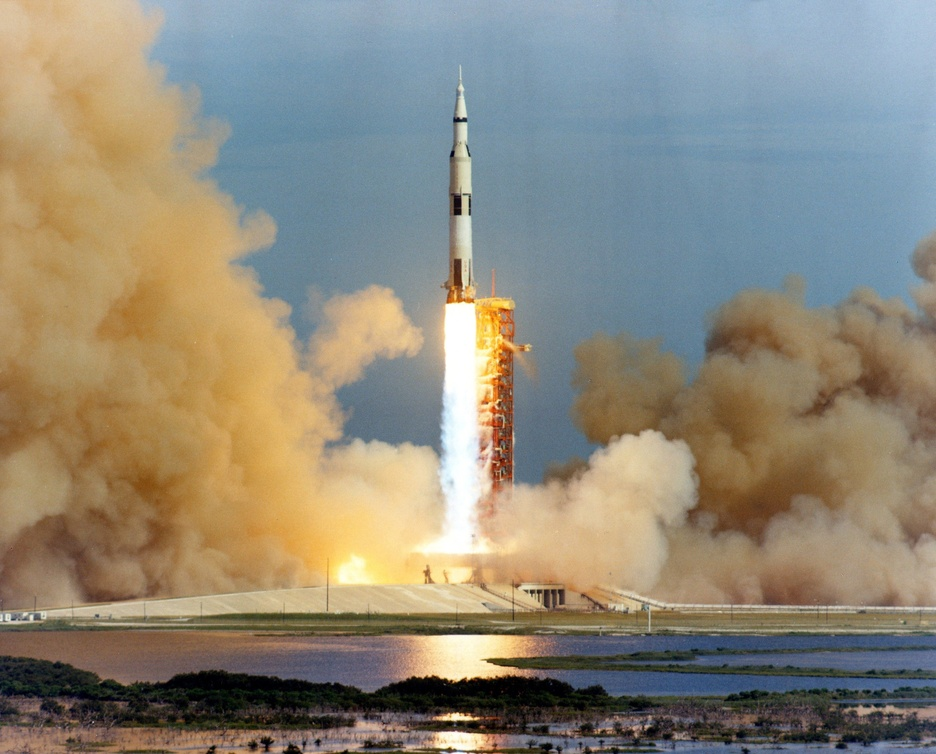
#> input picture test.jpg, 936 x 754 px, shrunk from 2748 x 2214 before the run
$ python rgb_hsl.py test.jpg
#> lines starting #> are read from the running program, lines starting #| are printed output that depends on the picture
# -*- coding: utf-8 -*-
"""
Created on Tue Aug  3 11:02:34 2021

"""
# codedrome.com - RGB to HSL Conversion

import sys
import os
import colorsys
from PIL import Image
import numpy


def main():


    input_image = os.path.splitext(sys.argv[1])[0]
    print("image name (without filetype): " + input_image)

    try:

        image = Image.open(sys.argv[1])
#> image is the input picture: PIL image 936x754 RGB; mean R, G, B 143, 136.9, 122.1

        hls_array = create_hls_array(image)

        new_image = image_from_hls_array(hls_array)

        new_image_name = str(input_image + "_recreated.jpg")

        print(new_image_name)


        new_image.save(new_image_name, quality=95)

    except IOError as e:

        print(e)


def create_hls_array(image):

    """
    Creates a numpy array holding the hue, lightness
    and saturation values for the Pillow image.
    """

    pixels = image.load()

    hls_array = numpy.empty(shape=(image.height, image.width, 3), dtype=float)

    for row in range(0, image.height):

        for column in range(0, image.width):

            rgb = pixels[column, row]

            hls = colorsys.rgb_to_hls(rgb[0]/255, rgb[1]/255, rgb[2]/255)

            hls_array[row, column, 0] = hls[0]
            hls_array[row, column, 1] = hls[1]
            hls_array[row, column, 2] = hls[2]
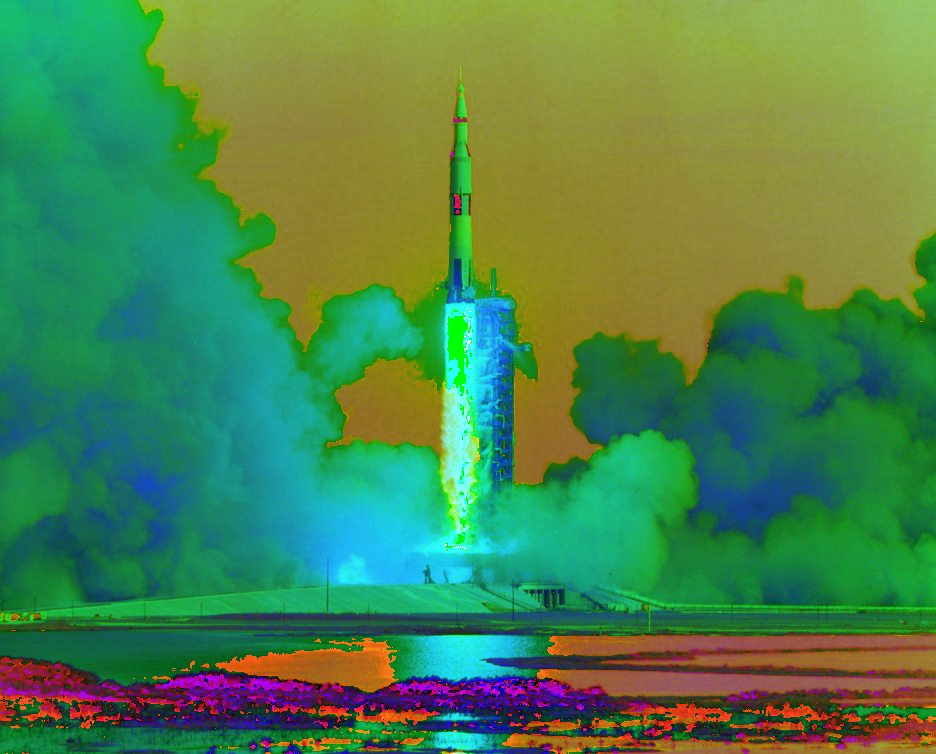
#> hls_array: shape (754, 936, 3) float64; mean of channels 0, 1, 2 0.301, 0.52, 0.303; drawn as R, G, B

    return hls_array


def image_from_hls_array(hls_array):

    """
    Creates a Pillow image from the HSL array
    generated by the create_hls_array function.
    """

    new_image = Image.new("RGB", (hls_array.shape[1], hls_array.shape[0]))
#> new_image: PIL image 936x754 RGB; every value is 0

    for row in range(0, new_image.height):

        for column in range(0, new_image.width):

            rgb = colorsys.hls_to_rgb(hls_array[row, column, 0],
                                      hls_array[row, column, 1],
                                      hls_array[row, column, 2])

            rgb = (int(rgb[0]*255), int(rgb[1]*255), int(rgb[2]*255))

            new_image.putpixel((column, row), rgb)

    return new_image


main()

print("finished")
